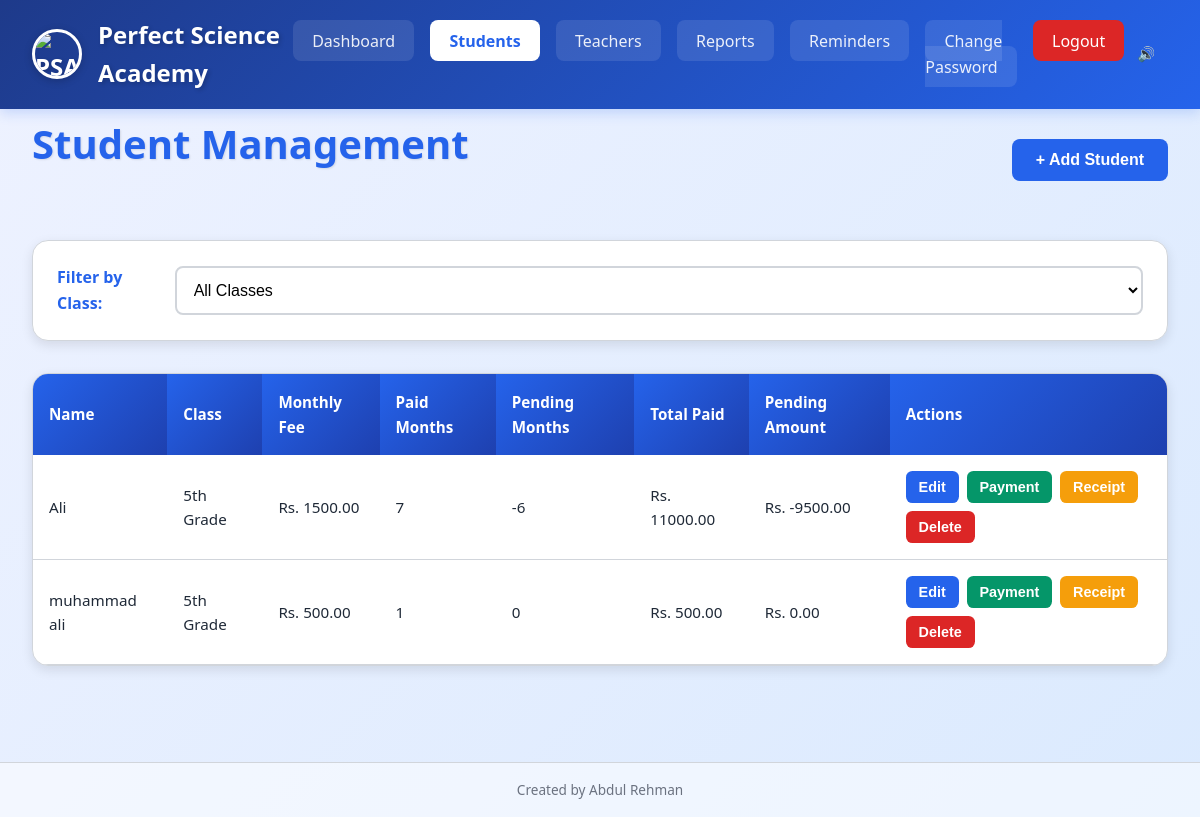
/students (signed in), run on the app's committed database.
### tables this page shows
CREATE TABLE students
                     (id INTEGER PRIMARY KEY AUTOINCREMENT,
                      name TEXT NOT NULL,
                      class TEXT NOT NULL,
                      monthly_fee REAL NOT NULL,
                      date_added TEXT NOT NULL);

### app.py (the view)
@app.route('/students')
@login_required
def students():
    conn = get_db()
    if USE_POSTGRES and DATABASE_URL:
        c = conn.cursor(cursor_factory=RealDictCursor)
    else:
        conn.row_factory = sqlite3.Row
        c = conn.cursor()
    class_filter = request.args.get('class', '')
    if USE_POSTGRES and DATABASE_URL:
        if class_filter:
            c.execute('SELECT * FROM students WHERE class = %s ORDER BY name', (class_filter,))
        else:
            c.execute('SELECT * FROM students ORDER BY name')
    else:
        if class_filter:
            c.execute('SELECT * FROM students WHERE class = ? ORDER BY name', (class_filter,))
        else:
            c.execute('SELECT * FROM students ORDER BY name')
    students = c.fetchall()
    students_data = []
    for student in students:
        if USE_POSTGRES and DATABASE_URL:
            c.execute('SELECT COALESCE(SUM(amount), 0) FROM student_payments WHERE student_id = %s', (student['id'],))
            total_paid = float(c.fetchone()[0])
            date_added = student['date_added']
        else:
            c.execute('SELECT SUM(amount) FROM student_payments WHERE student_id = ?', (student['id'],))
            total_paid = c.fetchone()[0] or 0
            date_added = datetime.strptime(student['date_added'], '%Y-%m-%d')
        months_enrolled = ((datetime.now().year - date_added.year) * 12 +
                          datetime.now().month - date_added.month) + 1
        monthly_fee = float(student['monthly_fee'])
        total_due = monthly_fee * months_enrolled
        pending_amount = total_due - total_paid
        paid_months = int(total_paid / monthly_fee) if monthly_fee > 0 else 0
        pending_months = months_enrolled - paid_months
        students_data.append({
            'id': student['id'],
            'name': student['name'],
            'class': student['class'],
            'monthly_fee': monthly_fee,
            'total_paid': total_paid,
            'pending_amount': pending_amount,
            'paid_months': paid_months,
            'pending_months': pending_months
        })
    conn.close()
    classes = ['5th Grade', '6th Grade', '7th Grade', '8th Grade', '9th Grade',
               '10th Grade', '11th Grade (1st Year)', '12th Grade (2nd Year)']
    return render_template('students.html', students=students_data,
                         classes=classes, selected_class=class_filter)

### app.py (called while the page is built)
def get_db():
    if USE_POSTGRES and DATABASE_URL:
        return psycopg2.connect(DATABASE_URL)
    else:
        return sqlite3.connect('academy.db')

def login_required(f):
    @wraps(f)
    def decorated_function(*args, **kwargs):
        if 'logged_in' not in session:
            return redirect(url_for('login'))
        return f(*args, **kwargs)
    return decorated_function

### templates/students.html (shortened to what this page needs)
{% extends "base.html" %}
{% block content %}
<div class="container">
    <div class="page-header">
        <h1 class="page-title">Student Management</h1>
        <button class="btn btn-primary" onclick="openAddModal()">+ Add Student</button>
    </div>
    <div class="filters card-enter">
        <label for="classFilter">Filter by Class:</label>
        <select id="classFilter" class="form-select" onchange="filterByClass()">
            <option value="">All Classes</option>
        </select>
    </div>
    <div class="table-container card-enter" style="animation-delay: 0.1s">
        <table class="data-table">
            <thead>
                <tr>
                    <th>Name</th>
                    <th>Class</th>
                    <th>Monthly Fee</th>
                    <th>Paid Months</th>
                    <th>Pending Months</th>
                    <th>Total Paid</th>
                    <th>Pending Amount</th>
                    <th>Actions</th>
                </tr>
            </thead>
            <tbody>
                {% for student in students %}
                <tr>
                    <td>{{ student.name }}</td>
                    <td>{{ student.class }}</td>
                    <td>Rs. {{ "%.2f"|format(student.monthly_fee) }}</td>
                    <td>{{ student.paid_months }}</td>
                    <td {% if student.pending_months > 0 %}class="pending-pulse"{% endif %}>
                        {{ student.pending_months }}
                    </td>
                    <td>Rs. {{ "%.2f"|format(student.total_paid) }}</td>
                    <td {% if student.pending_amount > 0 %}class="pending-pulse"{% endif %}>
                        Rs. {{ "%.2f"|format(student.pending_amount) }}
                    </td>
                    <td class="action-buttons">
                        <button class="btn-icon btn-edit" onclick="openEditModal({{ student.id }}, '{{ student.name|replace("'", "\\'") }}', '{{ student.class }}', {{ student.monthly_fee }})" title="Edit Student">Edit</button>
                        <button class="btn-icon btn-payment" onclick="openPaymentModal({{ student.id }}, '{{ student.name|replace("'", "\\'") }}')" title="Record Payment">Payment</button>
                        <button class="btn-icon btn-receipt" onclick="openReceiptMenu({{ student.id }}, '{{ student.name|replace("'", "\\'") }}')" title="Receipt Options">Receipt</button>
                        <button class="btn-icon btn-delete" onclick="deleteStudent({{ student.id }}, '{{ student.name|replace("'", "\\'") }}')" title="Delete Student">Delete</button>
                    </td>
                </tr>
                {% endfor %}
            </tbody>
        </table>
    </div>
</div>
{% endblock %}

### templates/base.html (shortened to what this page needs)
<!DOCTYPE html>
<html lang="en">
<head>
    <link rel="stylesheet" href="{{ url_for('static', filename='css/style.css') }}">
</head>
<body>
    <div class="page-wrapper">
        {% if request.endpoint != 'login' %}
        <nav class="navbar">
            <div class="nav-brand">
                <img src="https://encrypted-tbn0.gstatic.com/images?q=tbn:ANd9GcQ48MpSWa8L2X2Tisxdthuqe3NZQ7dOw5q-Cw&s" alt="PSA Logo" class="nav-logo">
                <span>Perfect Science Academy</span>
            </div>
            <ul class="nav-menu">
                <li><a href="{{ url_for('dashboard') }}" class="nav-link {% if request.endpoint == 'dashboard' %}active{% endif %}">Dashboard</a></li>
                <li><a href="{{ url_for('students') }}" class="nav-link {% if request.endpoint == 'students' %}active{% endif %}">Students</a></li>
                <li><a href="{{ url_for('teachers') }}" class="nav-link {% if request.endpoint == 'teachers' %}active{% endif %}">Teachers</a></li>
                <li><a href="{{ url_for('reports') }}" class="nav-link {% if request.endpoint == 'reports' %}active{% endif %}">Reports</a></li>
                <li><a href="{{ url_for('reminders') }}" class="nav-link {% if request.endpoint == 'reminders' %}active{% endif %}">Reminders</a></li>
                <li><a href="{{ url_for('change_password') }}" class="nav-link {% if request.endpoint == 'change_password' %}active{% endif %}">Change Password</a></li>
                <li><a href="{{ url_for('logout') }}" class="nav-link logout">Logout</a></li>
            </ul>
            <div class="sound-toggle">
                <button id="soundToggle" class="btn-icon" title="Toggle Sound">
                    <span id="soundIcon">🔊</span>
                </button>
            </div>
        </nav>
        {% endif %}
        <main class="main-content fade-in">
            {% block content %}{% endblock %}
        </main>
        <footer class="app-footer">
            <p>Created by Abdul Rehman</p>
        </footer>
    </div>
</body>
</html>

### data on the page
students: name "Ali", class "5th Grade", monthly_fee "1500.00", paid_months "7", pending_months "-6", total_paid "11000.00", pending_amount "-9500.00"
students: name "muhammad ali", class "5th Grade", monthly_fee "500.00", paid_months "1", pending_months "0", total_paid "500.00", pending_amount "0.00"
